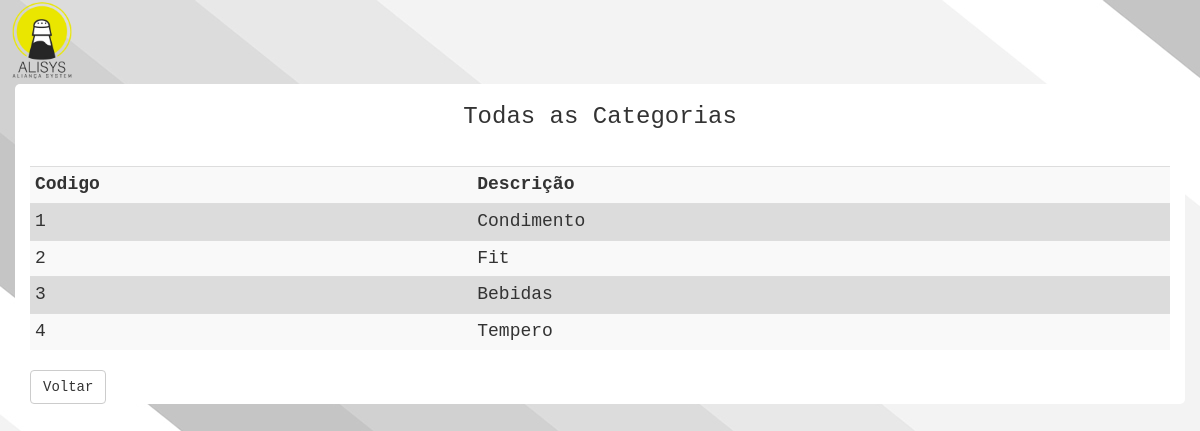
The page /AliSys_interface/ManterCategoria/Pesquisa/RelatorioCategoria.php on the database its author committed.
### tables this page shows
create table categoria(
	codigo    int auto_increment primary key,
    descricao varchar(50) not null
);

### AliSys_interface/ManterCategoria/Pesquisa/RelatorioCategoria.php (the view, shortened to what this page needs)
<!DOCTYPE html>
<html>
    <head>
        <link rel="stylesheet" href="../../bootstrap-3.3.6-dist/css/bootstrap.min.css">
    </head>
    <body style='background-attachment:fixed;' background="../../imagens/madeira.jpg" bgproperties="fixed">
            <?php
            include '../../logo.php';
            echo'<div  class="container">';
            echo '<center><h3>Todas as Categorias </h3> </center><br>';
            include '../../conectabanco.php';
            $busca = "select * from categoria;";
            $resultado = mysqli_query($conexao, $busca);
            $produto = mysqli_fetch_assoc($resultado);
            echo "<center><table class='table table-condensed table-striped' style='background-color:#DCDCDC'>"
            . "<tr style='font-weight:bolder'  ><td>Codigo</td><td>Descrição</td></tr>";
            while ($produto) {
                echo "<tr><td>" . $produto['codigo'] . "</td><td>" . $produto['descricao'] . "</td></tr>";
                $produto = mysqli_fetch_assoc($resultado);
            }
            echo "</table></center>";
            echo'<a class="btn btn-default" href="ManterCategoria.php">Voltar</a>';
            ?>
        </div>
    </body>
</html>

### rows shown on the page
categoria: codigo "1", descricao "Condimento"
categoria: codigo "2", descricao "Fit"
categoria: codigo "3", descricao "Bebidas"
categoria: codigo "4", descricao "Tempero"
